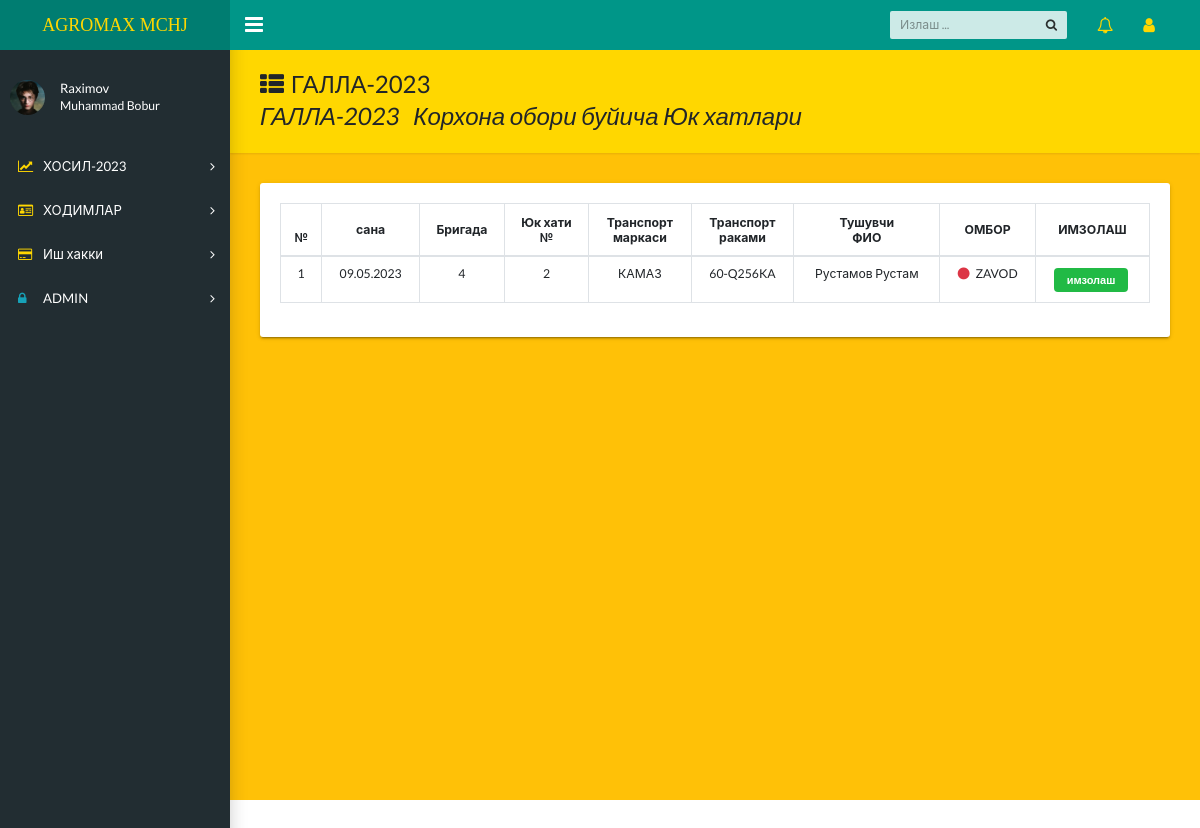
Page /zavodimzo/ (signed in) on the committed database.
### login/models.py (models this page shows, shortened)
class Profile(models.Model):
    user=models.OneToOneField(User,on_delete=models.CASCADE,unique=True)
    firs_name=models.CharField(max_length=20,blank=True,default='ISM')
    last_name=models.CharField(max_length=20,blank=True,default='FAMILYA')
    pic=models.ImageField(upload_to=get_image_path,default='default/avatar.png')
    activate=models.BooleanField(default=False)

### homes/models.py (models this page shows, shortened)
class Galla(models.Model):
    date=models.DateField()
    brigada=models.ForeignKey('GBrigada',on_delete=models.PROTECT)
    ombor=models.ForeignKey("OmborG",on_delete=models.CASCADE)
    yuk_num=models.CharField(max_length=3)
    tr_marka=models.CharField(max_length=20,choices=tr_marka)
    tr_num=models.CharField(max_length=20)
    tr_name=models.CharField(max_length=30)
    imzo=models.BooleanField(default=False)
    brutto=models.FloatField(null=True,blank=True)
    tara=models.FloatField(null=True,blank=True)
    sofVazn=models.IntegerField(blank=True,null=True,default=0)

### login/decarators.py (the view)
        def wrapper_func(request,*args,**kwargs):
            group=None
            if request.user.groups.exists():
                group=request.user.groups.all()[0].name
            if group in allowed_roles:
                return view_func(request,*args,**kwargs)
            else:
                return render(request,'404/404.html')

### login/decarators.py (called while the page is built)
def allowed_users(allowed_roles=[]):
    def decarator(view_func):
        def wrapper_func(request,*args,**kwargs):
            group=None
            if request.user.groups.exists():
                group=request.user.groups.all()[0].name
            if group in allowed_roles:
                return view_func(request,*args,**kwargs)
            else:
                return render(request,'404/404.html')
        return wrapper_func
    return decarator

### login/views.py (called while the page is built)
@allowed_users(allowed_roles=['Ombor','admin'])
def zavodimzo(request):
    zavod=Galla.objects.filter(ombor__name="ZAVOD",imzo=False).order_by('-id').values('date','brigada','ombor__name','yuk_num','tr_num','tr_marka','tr_name','imzo','id')
    context={'zavod':zavod}
    return render(request,'form/zavodimzo.html',context)

### templates/form/zavodimzo.html (shortened to what this page needs)
{% extends 'homes/dashboard.html' %}
{% block content %}
<main class="app-content bg-warning">
    <div class="app-title" style="background-color: gold;">
      <div>
        <h1><i class="fa fa-th-list pr-2"></i>ГАЛЛА-2023
        <p>ГАЛЛА-2023&nbsp;&nbsp;&nbsp;Корхона обори буйича Юк хатлари</p>
      </div>
    </div>
    <div class="row" >
      <div class="col-md-12">
        <div class="tile" >
          <div class="tile-body">
            <div class="table-responsive">
                {% include 'form/zavodimzo-inc.html' %}
              </div>
          </div>
        </div>
      </div>
    </div>
  </main>
{% endblock %}

### templates/homes/dashboard.html (shortened to what this page needs)
{% load static %}
<!DOCTYPE html>
<html lang="en">
  <head>
    <link rel="stylesheet" href="https://cdnjs.cloudflare.com/ajax/libs/semantic-ui/2.5.0/semantic.min.css" />
    <link rel="stylesheet" type="text/css" href="{% static 'css/main.css' %}">
    <link rel="stylesheet" type="text/css" href="https://maxcdn.bootstrapcdn.com/font-awesome/4.7.0/css/font-awesome.min.css">
  </head>
  <body class="app sidebar-mini">
    <header class="app-header"><a class="app-header__logo" style="color: gold;" href="{% url 'home' %}">AGROMAX MCHJ</a>
      <a class="app-sidebar__toggle" href="#" data-toggle="sidebar" aria-label="Hide Sidebar"></a>
      <ul class="app-nav">
        <li class="app-search">
          <input class="app-search__input" type="search" placeholder="Излаш ...">
          <button class="app-search__button"><i class="fa fa-search"></i></button>
        </li>
        <li class="dropdown"><a class="app-nav__item" href="#" data-toggle="dropdown" aria-label="Show notifications"><i class="fa fa-bell-o fa-lg" style="color: gold;"></i></a>
        </li>
        <li class="dropdown"><a class="app-nav__item" href="#" data-toggle="dropdown" aria-label="Open Profile Menu"><i class="fa fa-user fa-lg" style="color: gold;"></i></a>
        </li>
      </ul>
    </header>
    <aside class="app-sidebar">
      <div class="app-sidebar__user"><img class="app-sidebar__user-avatar ui mini image " src="{{request.user.profile.pic.url}}" alt="User Image">
        <div>
          <p class="app-sidebar__user-name">{{user.profile.firs_name}}
          <p class="app-sidebar__user-designation">{{user.profile.last_name}}</p>
        </div>
      </div>
      <ul class="app-menu">
        <li class="treeview"><a class="app-menu__item" href="#" data-toggle="treeview"><i class="app-menu__icon fa fa-line-chart" style="color: gold;"></i><span class="app-menu__label">ХОСИЛ-2023</span><i class="treeview-indicator fa fa-angle-right"></i></a>
        </li>
        <li class="treeview"><a class="app-menu__item" href="#" data-toggle="treeview"><i class="app-menu__icon fa fa-id-card-o" style="color: gold;"></i><span class="app-menu__label">ХОДИМЛАР</span><i class="treeview-indicator fa fa-angle-right"></i></a>
        </li>
        <li class="treeview"><a class="app-menu__item" href="#" data-toggle="treeview"><i class="app-menu__icon fa fa-credit-card " style="color: gold;"></i><span class="app-menu__label">Иш хакки</span><i class="treeview-indicator fa fa-angle-right"></i></a>
        </li>
        <li class="treeview"><a class="app-menu__item" href="#" data-toggle="treeview"><i class="app-menu__icon fa fa-lock text-info"></i><span class="app-menu__label">ADMIN</span><i class="treeview-indicator fa fa-angle-right"></i></a>
        </li>
      </ul>
    </aside>
    {% block content %}
    {% endblock %}
  </body>
</html>

### templates/form/zavodimzo-inc.html
<table class="table table-bordered" style="line-height:12px ;">
    <thead class="text-center" style="font-weight:900 ; line-height: 15px;">
    <tr >
        <th>№</th>
        <th class="align-middle">сана</th>
        <th class="align-middle">Бригада</th>
        <th class="align-middle">Юк хати <br> №</th>
        <th class="align-middle">Транспорт <br> маркаси</th>
        <th class="align-middle">Транспорт <br> раками</th>
        <th class="align-middle">Тушувчи <br>ФИО</th>
        <th class="align-middle">ОМБОР</th>
        <th class="align-middle">ИМЗОЛАШ</th>
    </tr>
    </thead>
    <tbody class="text-center">
    {% for i in zavod %}
    <tr>
        <td>{{forloop.counter}}</td>
        <td>{{i.date|date:"d.m.Y"}}</td>
        <td>{{i.brigada}}</td>
        <td>{{i.yuk_num}}</td>
        <td>{{i.tr_marka}}</td>
        <td>{{i.tr_num}}</td>
        <td>{{i.tr_name}}</td>
        <td><i class="circle icon text-danger pr-2 "></i>{{i.ombor__name}}</td>
        <td class="text-center">
            <a href="{% url 'zavodimzopk' i.id %}">
                <div class="compact ui button mini green">
                    имзолаш
                  </div>
            </a>
        </td>
    </tr>
    {% empty %}
    <tr>
        <td colspan="9" class="text-danger font-weight-bold">ЮК ХАЛАРИ МАВЖУД ЭМАС..</td>
    </tr>
    {% endfor %}
    </tbody>
  </table>

### rows in the picture
Galla: date "09.05.2023", brigada "4", yuk_num "2", tr_marka "КАМАЗ", tr_num "60-Q256KA", tr_name "Рустамов Рустам", ombor__name "ZAVOD"

### other values in the picture
{{ user.profile.firs_name }} "Raximov"
{{ user.profile.last_name }} "Muhammad Bobur"
